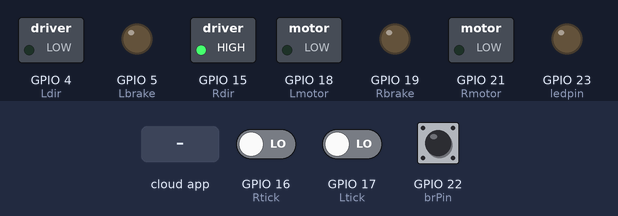
The sketch below on a simulated ESP32. Parts: switched loads named in the sketch (green lamp = pin HIGH), output pins drawn as LEDs (lit = HIGH). The inputs (shaded band) are chosen by the test bench; at power-on: GPIO 22 (brPin) HIGH, GPIO 16 (Rtick) LOW, GPIO 17 (Ltick) LOW. The ROS host is connected and sends only what is stated.

Above: at 1.2 s.
1.3 s: GPIO 22 (brPin) pulled LOW for 0.15 s
At 1.37 s:
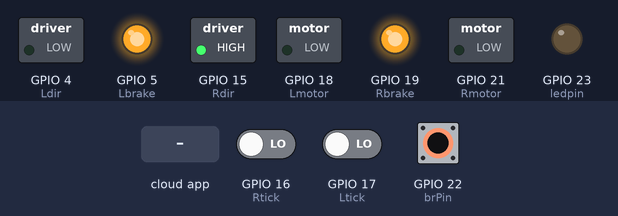
2.9 s: the phone or cloud app sets LED to 45
At 3.8 s:
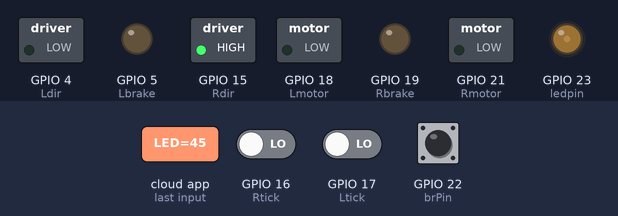
4.4 s: the phone or cloud app sets linear.x to -100
At 4.9 s:
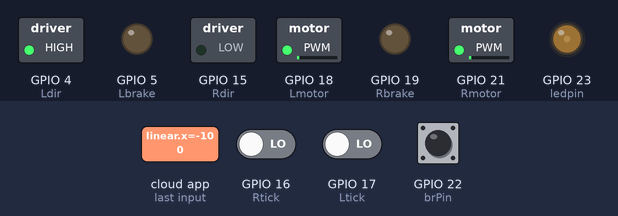
5.9 s: the phone or cloud app sets LED to 0
At 7.1 s:
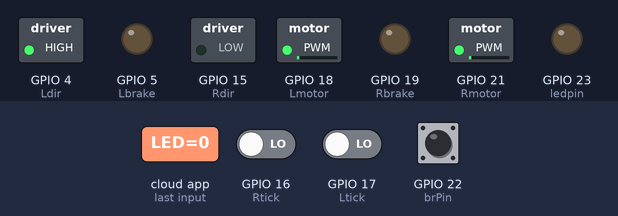
7.4 s: the phone or cloud app sets linear.x to 100
At 8.4 s:
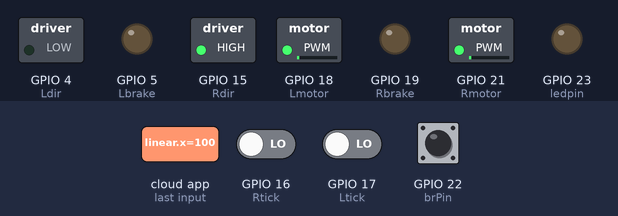
8.9 s: GPIO 22 (brPin) pulled LOW for 1 s
At 9.5 s:
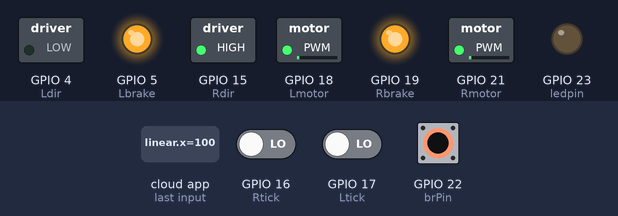
Timing chart, 0 to 11.9 s (numbered marks = the images above; inputs shaded):
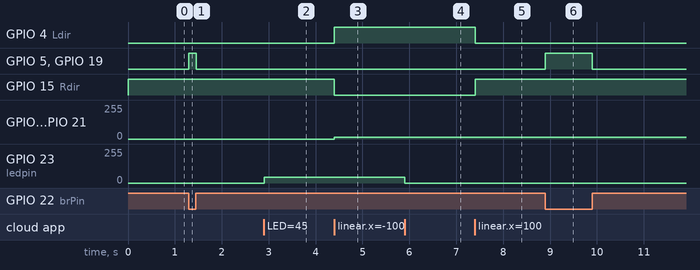

Measured:
- after the input at 1.3 s, GPIO 5 (Lbrake), GPIO 19 (Rbrake): LOW → HIGH at once, → LOW 0.15 s later
- after the input at 2.9 s, GPIO 23 (ledpin): 0/255 → 45/255 at once
- after the input at 4.4 s, GPIO 4 (Ldir): LOW → HIGH at once; GPIO 15 (Rdir): HIGH → LOW at once; GPIO 18 (Lmotor), GPIO 21 (Rmotor): 0/255 → 12/255 at once
- after the input at 5.9 s, GPIO 23 (ledpin): 45/255 → 0/255 at once
- after the input at 7.4 s, GPIO 4 (Ldir): HIGH → LOW at once; GPIO 15 (Rdir): LOW → HIGH at once
- after the input at 8.9 s, GPIO 5 (Lbrake), GPIO 19 (Rbrake): LOW → HIGH at once, → LOW 1.0 s later

The sketch:

RosSerial_ESP32_PWM_Driver.ino
```cpp
/*
 * Author: Kaan Ural
 * Email: kaan.urall@outlook.com
 *
 * Two wheel differential drive robot driver using rosserial
 * Driver takes data from ROS and sends it to BLDC hub motor drivers via PWM.
 * This sketch demonstrates the control
 * using ROS and the ESP32
 *
 */

#if (ARDUINO >= 100)
 #include <Arduino.h>
#else
 #include <WProgram.h>
#endif

#include <math.h>
#include <ros.h>
#include <ros/time.h>
#include <std_msgs/Time.h>
#include <std_msgs/UInt16.h>
#include <std_msgs/Float64.h>
#include "std_msgs/Float64MultiArray.h"
#include "geometry_msgs/Twist.h"

ros::NodeHandle  nh;   //ROS Node handler object

// Pins and Variables ****************************************************

// Pin Assingments
const int  Rdir   = 15;   // Right motor direction pin
const int  Ldir   =  4;   // Left  motor direction pin
const int  Rtick  = 16;   // Right motor encoder input
const int  Ltick  = 17;   // Left  motor encoder input
const int  Rmotor = 21;   // Right motor signal output
const int  Lmotor = 18;   // Left  motor signal output
const int  Rbrake = 19;   // Right motor brake signal
const int  Lbrake =  5;   // Right motor brake signal
const int  brPin  = 22;   // Brake button
const int  ledpin = 23;   // LED indicator output

const int maxspeedmultiplier = 1; // default: 1

const int freq         = 5000;    // PWM frequency
const int ledChannel   = 0;       // PWM channel
const int rightChannel = 1;       // PWM channel
const int leftChannel  = 6;       // PWM channel
const int resolution   = 8;       // PWM res.(8-bit = 0-255)


float x                = 0;       //Linear speed command
float z                = 0;       //Angular speed command
float wR               = 0;       //Right wheel actual angular speed
float wL               = 0;       //Left  wheel actual angular speed

//int lasttimer1         = 0;       //Timer to check if ROS is connected
//int lasttimer          = 0;       //Last

double Rlast1          = 1;       //Reading one before the last
double Rlast           = 2;       //Last reading
double Rinterval       = 1;       //Time between last two readings
float  Rrpm            = 1;       //RPM
float  Rkmh            = 1;       //KMH
volatile int Rcount    = 0;       //Total steps

double Llast1          = 1;       //Reading one before the last
double Llast           = 2;       //Last reading
double Linterval       = 1;       //Time between last two readings
float Lrpm             = 1;       //RPM
float  Lkmh            = 1;       //KMH
volatile int Lcount    = 0;       //Total steps

// ***********************************************************************

// Callback Functions ****************************************************

//void timer_cb( const std_msgs::Time& timeIn){
//  lasttimer  = timeIn;
//  lasttimer1 = lasttimer;
//  digitalWrite(2, HIGH-digitalRead(2));  //toggle led
//}

// Receive LED PWM
void led_cb( const std_msgs::UInt16& cmd_msg){
  int pwm = cmd_msg.data;
  ledcWrite(ledChannel, pwm);
  //digitalWrite(2, HIGH-digitalRead(2));  //toggle led
}

// Receive velocity commands
void velCallback(  const geometry_msgs::Twist& vel)
  {
  x = vel.linear.x;
  z = vel.angular.z;
  }

//  **********************************************************************

// Read encoder signals  *************************************************

void Rread()
{
  Rlast1 = Rlast;
  Rlast = millis();

  if  (digitalRead(Rdir))  {
    Rcount++;
  }else {
    Rcount--; }
}

void Lread()
{
  Llast1 = Llast;
  Llast = millis();

  if  (!digitalRead(Ldir)) {
    Lcount++;
  }else  {
    Lcount--; }
  }
//  **********************************************************************

// ROS Objects //  *******************************************************

std_msgs::Float64MultiArray info;
std_msgs::Time timer;
ros::Subscriber<std_msgs::UInt16> led_sub("LED", led_cb);
ros::Subscriber<geometry_msgs::Twist> cmd_sub("cmd_vel" , velCallback);
//ros::Subscriber<std_msgs::Time> time_sub("timer", timer_cb);
ros::Publisher info_pub("odomInfo", &info);

//  **********************************************************************


void setup(){
  //nh.getHardware()->setBaud(115200);

  //Set pin modes and PWM channels.
  pinMode(Rdir,   OUTPUT);
  pinMode(Ldir,   OUTPUT);
  pinMode(Rtick,   INPUT);
  pinMode(Ltick,   INPUT);
  pinMode(Rmotor, OUTPUT);
  pinMode(Lmotor, OUTPUT);
  pinMode(Rbrake, OUTPUT);
  pinMode(Lbrake, OUTPUT);
  pinMode(ledpin, OUTPUT);
  pinMode(brPin,  INPUT_PULLUP);

  attachInterrupt(digitalPinToInterrupt(Rtick), Rread, CHANGE); // Right Motor Encoder Input
  attachInterrupt(digitalPinToInterrupt(Ltick), Lread, CHANGE); // Left Motor Encoder Input
  ledcSetup(ledChannel,   freq, resolution);
  ledcSetup(rightChannel, freq, resolution);
  ledcSetup(leftChannel,  freq, resolution);
  ledcAttachPin(ledpin, ledChannel);
  ledcAttachPin(Rmotor, rightChannel);
  ledcAttachPin(Lmotor, leftChannel);

  //Initialize ROS nodes
  nh.initNode();
//nh.subscribe(time_sub);
  nh.subscribe(led_sub);
  nh.subscribe(cmd_sub);
  nh.advertise(info_pub);

  Rcount = 0;
  Lcount = 0;
}

void loop(){

// double lasttimer = nh.now().toSec();
// if(lasttimer - lasttimer1 == 1)
//  {

  if(!digitalRead(brPin)) // Read brake pin state
    {
    digitalWrite(Rbrake, HIGH);
    digitalWrite(Lbrake, HIGH);
    }
  else                    // Release brake if not pressed
    {
    digitalWrite(Rbrake, LOW);
    digitalWrite(Lbrake, LOW);
    }

  // Angular speeds calculations for wheels
  wR = ((x - (z * 0.225)) / 0.0825) * maxspeedmultiplier;
  wL = ((x + (z * 0.225)) / 0.0825) * maxspeedmultiplier;

  // Set R direction
  if(wR>=0) {  digitalWrite(Rdir, HIGH);  }
  else      {  digitalWrite(Rdir, LOW );  }

  // Set L direction
  if(wL>=0) {  digitalWrite(Ldir, LOW) ;  }
  else      {  digitalWrite(Ldir, HIGH ); }

  //Send speed values to pins
  ledcWrite(rightChannel, abs(wR));
  ledcWrite(leftChannel,  abs(wL));

  //Evaluate encoder values and calculate real speed
  Rinterval = (Rlast - Rlast1); //seconds
  Linterval = (Llast - Llast1); //seconds

  Rrpm = (1 / ((Rinterval/1000) * 90)) * 60;
  Lrpm = (1 / ((Linterval/1000) * 90)) * 60;

  if(millis() > Rlast + 500) { Rrpm = 0; }
  if(millis() > Llast + 500) { Lrpm = 0; }

  Rkmh = (0.165 * 3.14159 * Rrpm * 60) / 1000;
  Lkmh = (0.165 * 3.14159 * Lrpm * 60) / 1000;

//  }//timer if
//
//  If ROS is not connected, send stop signal to motors.
//  else {
//    ledcWrite(rightChannel, 0);
//    ledcWrite(leftChannel,  0);
//  }

  //Publish sent data to the network
  info.data_length = 6;
  //info.layout.dim_length = 0;
  float value[6] = { Rcount, Rrpm, Rkmh,
                     Lcount, Lrpm, Lkmh};
  info.data = value;

  info_pub.publish( &info );


  //lasttimer1 = lasttimer;
  nh.spinOnce();
  delay(1);
}
```
